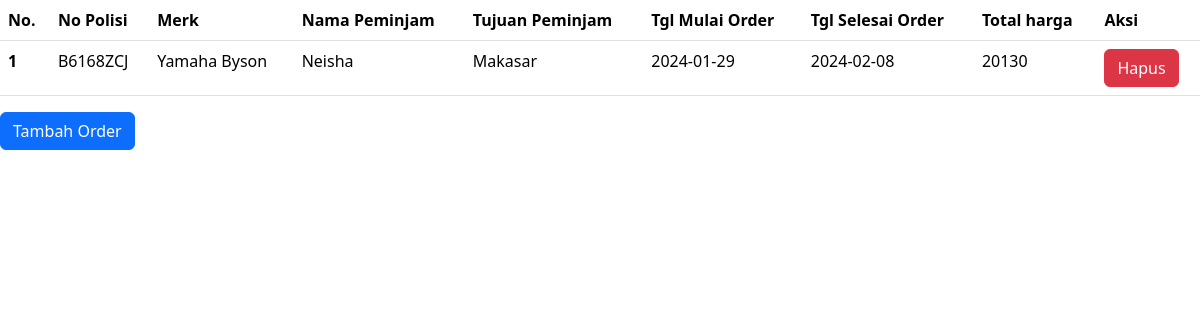
The page /order/order.php on the database its author committed.
### tables this page shows
CREATE TABLE `sewa` (
  `id_sewa` int(11) NOT NULL,
  `id_motor` int(11) NOT NULL,
  `id_admin` int(11) NOT NULL,
  `nama_order` varchar(90) NOT NULL,
  `ktp` varchar(25) NOT NULL,
  `jenkel_sewa` varchar(25) NOT NULL,
  `alamat` varchar(20) NOT NULL,
  `tlp_order` int(15) NOT NULL,
  `tujuan` varchar(90) NOT NULL,
  `tgl_order` date NOT NULL,
  `tgl_kembali` date NOT NULL,
  `lama` int(11) NOT NULL,
  `harga_total` double NOT NULL,
  `s_sewa` varchar(20) NOT NULL
);

CREATE TABLE `motor` (
  `id_motor` int(11) NOT NULL,
  `no_polisi` varchar(12) NOT NULL,
  `merk` varchar(90) NOT NULL,
  `tahun` varchar(10) NOT NULL,
  `harga` double NOT NULL,
  `s_motor` varchar(20) NOT NULL
);

### order/order.php (the view, shortened to what this page needs)
<!doctype html>
<html lang="en">
<head>
    <link href="https://cdn.jsdelivr.net/npm/bootstrap@5.3.2/dist/css/bootstrap.min.css" rel="stylesheet"
>
</head>
<body>
    <?php
    include("konek.php");
    $cari = mysqli_query($konek, "select * from motor,sewa where motor.id_motor=sewa.id_motor") or die(mysqli_error());
    ?>
    <table class="table table-hover">
        <thead>
            <tr>
                <th>No.</th>
                <th>No Polisi</th>
                <th>Merk</th>
                <th>Nama Peminjam</th>
                <th>Tujuan Peminjam</th>
                <th>Tgl Mulai Order</th>
                <th>Tgl Selesai Order</th>
                <th>Total harga</th>
                <th>Aksi</th>
            </tr>
        </thead>
        <tbody>
            <?php
            $no = 1;
            while ($data = mysqli_fetch_array($cari)) {
                ?>
                <tr>
                    <th scope="row">
                        <?php echo $no; ?>
                    </th>
                    <td>
                        <?php echo $data['no_polisi']; ?>
                    </td>
                    <td>
                        <?php echo $data['merk']; ?>
                    </td>
                    <td>
                        <?php echo $data['nama_order']; ?>
                    </td>
                    <td>
                        <?php echo $data['tujuan']; ?>
                    </td>
                    <td>
                        <?php echo $data['tgl_order']; ?>
                    </td>
                    <td>
                        <?php echo $data['tgl_kembali']; ?>
                    </td>
                    <td>
                        <?php echo $data['harga_total']; ?>
                    </td>
                    <td>
                        <a href="?x=horder&id=<?php echo $data['id_sewa']; ?>" class="btn btn-danger">Hapus</a>
                    </td>
                </tr>
                <?php
                $no++;
            }
            ?>
        </tbody>
    </table>
    <a href="?x=torder" class="btn btn-primary">Tambah Order</a>
</body>
</html>

### rows shown on the page
sewa: id_motor.no_polisi "B6168ZCJ", id_motor.merk "Yamaha Byson", nama_order "Neisha", tujuan "Makasar", tgl_order "2024-01-29", tgl_kembali "2024-02-08", harga_total "20130"
